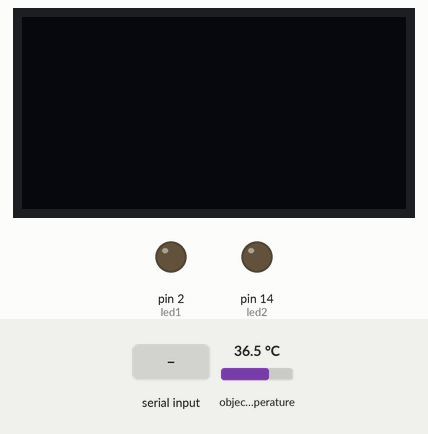
Simulated run of this sketch. Board: Arduino Uno, built with avr-gcc and run on an emulated ATmega328P. Shown: 128×64 one-colour display, output pins drawn as LEDs (lit = HIGH). The inputs (shaded band) are chosen by the test bench; at power-on: object temperature 36.5 °C. What the sketch prints to the serial monitor is not drawn.

Above: at 1.2 s.
1.3 s: "30,150\n" received over Serial
At 1.7 s:
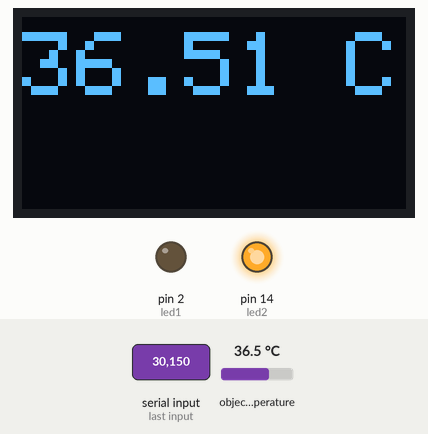
2.8 s: "1\n" received over Serial
At 8.5 s:
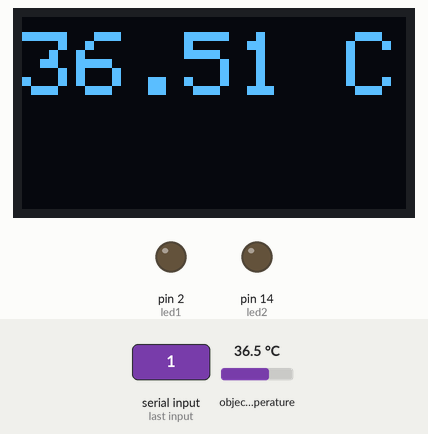
Timing chart, 0 to 10.0 s (numbered marks = the images above; inputs shaded):
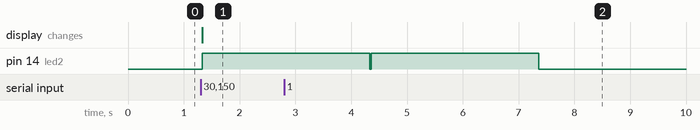

The sketch:

ssd1306_128x64_i2c.ino
```cpp
#include <Wire.h>
#include <Adafruit_GFX.h>
#include <Adafruit_SSD1306.h>
#include <Adafruit_MLX90614.h>
Adafruit_MLX90614 mlx = Adafruit_MLX90614();

#define SCREEN_WIDTH 128 // OLED display width, in pixels
#define SCREEN_HEIGHT 64 // OLED display height, in pixels

// Declaration for an SSD1306 display connected to I2C (SDA, SCL pins)
Adafruit_SSD1306 display(SCREEN_WIDTH, SCREEN_HEIGHT, &Wire, -1);

char receivedChar;
boolean newData = false;
int incomingByte;
String inString = "";
byte led1 = 2; //pin D0
byte led2 = 14; //pin D0

void setup() {
  Serial.begin(115200);

  if(!display.begin(SSD1306_SWITCHCAPVCC, 0x3C)) { // Address 0x3D for 128x64
    Serial.println(F("SSD1306 allocation failed"));
    for(;;);
  }
  Serial.println("Adafruit MLX90614 test");
  mlx.begin();
  pinMode(led1, OUTPUT);
  pinMode(led2, OUTPUT);
  digitalWrite(led1,LOW);
  digitalWrite(led2,LOW);
}


void loop(){
  if (Serial.available() > 0) {
    // read the incoming byte:
    int inChar = Serial.read();
    if(isDigit(inChar)){
      inString += (char)inChar;
    }
    int number = inString.toInt();
    if(number == 1){
      display.clearDisplay();
      display.setTextSize(3);
      display.setTextColor(WHITE);
      display.setCursor(0,5);
      // Display static text
      display.print(mlx.readObjectTempC());
      display.print(" C");
      display.display();
      int temp = mlx.readObjectTempC();
      if(temp >= 38){
        digitalWrite(led1,HIGH);
        delay(3000);
        digitalWrite(led1,LOW);
      }else{
        digitalWrite(led2,HIGH);
        delay(3000);
        digitalWrite(led2,LOW);
      }
    }
    // say what you got:
    inString = "";
  Serial.print("0");
 }
}
```

Measured:
- after the input at 1.3 s, pin 14 (led2): LOW → HIGH at once; the display: changes at once (image 1)
